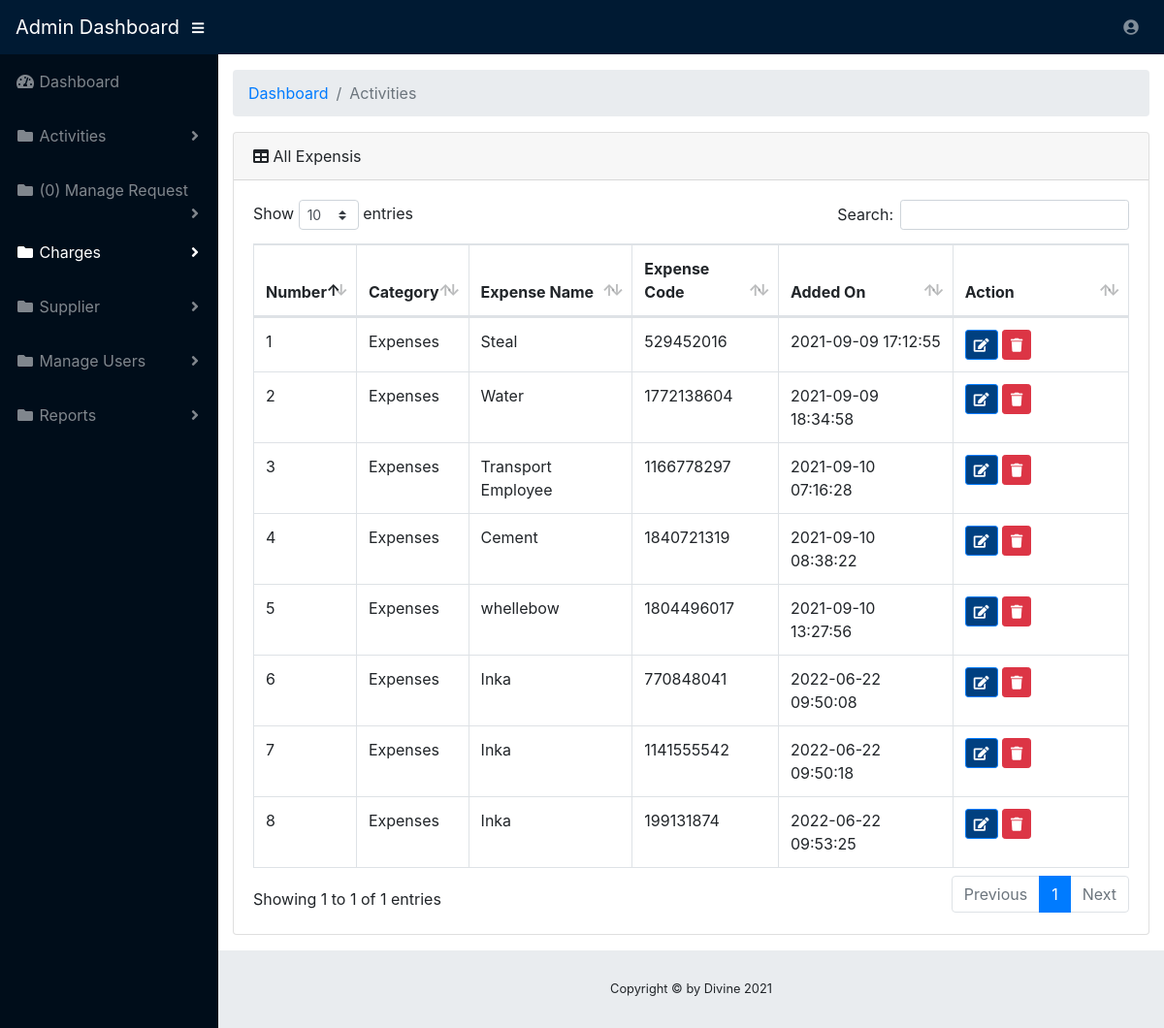
/bossdashboard/viewExpensis.php (signed in), run on the app's committed database.
### tables this page shows
CREATE TABLE `common_expense` (
  `common_id` int(11) NOT NULL,
  `common_code` varchar(255) NOT NULL,
  `category` varchar(200) NOT NULL,
  `listname` varchar(200) NOT NULL,
  `added_date` timestamp NOT NULL DEFAULT current_timestamp() ON UPDATE current_timestamp()
);

### bossdashboard/viewExpensis.php (the view, shortened to what this page needs)
<?php
if($_SESSION['email']!=""){
?>
<!DOCTYPE html>
<html lang="en">
<head>
  <link href="../vendor/fontawesome-free/css/all.min.css" rel="stylesheet" type="text/css">
  <link href="../vendor/datatables/dataTables.bootstrap4.css" rel="stylesheet">
  <link href="../css/sb-admin.css" rel="stylesheet">
</head>
<body id="page-top">
  <nav class="navbar navbar-expand navbar-dark bg-dark static-top">
    <a class="navbar-brand mr-1" href="home.php">Admin Dashboard</a>
    <button class="btn btn-link btn-sm text-white order-1 order-sm-0" id="sidebarToggle" href="#">
      <i class="fas fa-bars"></i>
    </button>
    <ul class="navbar-nav ml-auto ml-md-0">
      <li class="nav-item dropdown no-arrow">
        <a class="nav-link dropdown-toggle" href="#" id="userDropdown" role="button" data-toggle="dropdown" aria-haspopup="true" aria-expanded="false">
          <i class="fas fa-user-circle fa-fw"></i>
        </a>
      </li>
    </ul>
  </nav>
  <div id="wrapper">
    <ul class="sidebar navbar-nav">
      <li class="nav-item">
        <a class="nav-link" href="home.php">
          <i class="fas fa-fw fa-tachometer-alt"></i>
          <span>Dashboard</span>
        </a>
       <li class="nav-item dropdown ">
        <a class="nav-link dropdown-toggle" href="#" id="pagesDropdown" role="button" data-toggle="dropdown" aria-haspopup="true" aria-expanded="false">
          <i class="fas fa-fw fa-folder"></i>
          <span>Activities</span>
        </a>
      </li>
         <li class="nav-item dropdown">
        <a class="nav-link dropdown-toggle" href="#" id="pagesDropdown" role="button" data-toggle="dropdown" aria-haspopup="true" aria-expanded="false">
          <i class="fas fa-fw fa-folder"></i>
             <?php
         $con=mysqli_connect("localhost", "root", "", "expense");
        $count_query = "SELECT * FROM expense WHERE donestatus  ='Accountent Accepted'  ";
        $query = mysqli_query($con, $count_query);
        $count = mysqli_num_rows($query);
                                           ?>
          <span>(<?php echo $count; ?>) Manage Request</span>
        </a>
      </li>
 <li class="nav-item dropdown active">
        <a class="nav-link dropdown-toggle" href="#" id="pagesDropdown" role="button" data-toggle="dropdown" aria-haspopup="true" aria-expanded="false">
          <i class="fas fa-fw fa-folder"></i>
          <span>Charges</span>
        </a>
      </li>
     <li class="nav-item dropdown">
        <a class="nav-link dropdown-toggle" href="#" id="pagesDropdown" role="button" data-toggle="dropdown" aria-haspopup="true" aria-expanded="false">
          <i class="fas fa-fw fa-folder"></i>
          <span>Supplier</span>
        </a>
      </li>
        <li class="nav-item dropdown">
        <a class="nav-link dropdown-toggle" href="#" id="pagesDropdown" role="button" data-toggle="dropdown" aria-haspopup="true" aria-expanded="false">
          <i class="fas fa-fw fa-folder"></i>
          <span>Manage Users</span>
        </a>
      </li>
            <li class="nav-item dropdown">
        <a class="nav-link dropdown-toggle" href="#" id="pagesDropdown" role="button" data-toggle="dropdown" aria-haspopup="true" aria-expanded="false">
          <i class="fas fa-fw fa-folder"></i>
          <span>Reports</span>
        </a>
      </li>
    </ul>
    <div id="content-wrapper">
      <div class="container-fluid">
        <ol class="breadcrumb">
          <li class="breadcrumb-item">
            <a href="#">Dashboard</a>
          </li>
          <li class="breadcrumb-item active">Activities</li>
        </ol>
        <div class="card mb-3">
          <div class="card-header">
            <i class="fas fa-table"></i>
            All Expensis
          </div>
          <div class="card-body">
            <div class="table-responsive">
              <table class="table table-bordered" id="dataTable" width="100%" cellspacing="0">
                <thead>
                  <tr>
                    <th>Number</th>
                    <th>Category</th>
                    <th>Expense Name</th>
                  <th>Expense Code</th>
                  <th>Added On</th>
                 <th width="20%" >Action</th>
                  </tr>
                </thead>
               <?php
                         $conn=mysqli_connect("localhost","root","", "expense") or die(mysql_error());
                           $no=0;
                         $query = $conn->query("SELECT * FROM `common_expense`") or die(mysqli_error());
                         while($fetch = $query->fetch_array()){
                            $no++;
                         ?>
                <tbody>
                  <tr>
                    <td><?php echo $no ;?></td>
                      <td><?php echo $fetch['category']?></td>
                      <td><?php echo $fetch['listname']?></td>
                     <td><?php echo $fetch['common_code']?></td>
                      <td><?php echo $fetch['added_date']?></td>
                    <td>
                     <a title="Edit" href="editExpensis.php?id=<?php echo $fetch['common_id']?>"  class="btn btn-primary btn-sm  ">  <span class="fa fa-edit fw-fa"></span></a>
                     <a title="Edit" href="delete_expenses.php?id=<?php echo $fetch['common_id']?>"  class="btn btn-danger btn-sm  ">  <span class="fa fa-trash fw-fa"></span></a>
                    </td>
                  </tr>
          <?php
                    }
                    ?>
         </tbody>
              </table>
            </div>
          </div>
        </div>
      </div>
      <footer class="sticky-footer">
        <div class="container my-auto">
          <div class="copyright text-center my-auto">
             <span>Copyright © by Divine 2021</span>
          </div>
        </div>
      </footer>
    </div>
  </div>
</body>
</html>
<?php
}else{
header("location:../index.php");
}
?>

### data on the page
common_expense: category "Expenses", listname "Steal", common_code "529452016", added_date "2021-09-09 17:12:55"
common_expense: category "Expenses", listname "Water", common_code "1772138604", added_date "2021-09-09 18:34:58"
common_expense: category "Expenses", listname "Transport Employee", common_code "1166778297", added_date "2021-09-10 07:16:28"
common_expense: category "Expenses", listname "Cement", common_code "1840721319", added_date "2021-09-10 08:38:22"
common_expense: category "Expenses", listname "whellebow", common_code "1804496017", added_date "2021-09-10 13:27:56"
common_expense: category "Expenses", listname "Inka", common_code "770848041", added_date "2022-06-22 09:50:08"
common_expense: category "Expenses", listname "Inka", common_code "1141555542", added_date "2022-06-22 09:50:18"
common_expense: category "Expenses", listname "Inka", common_code "199131874", added_date "2022-06-22 09:53:25"

### other printed values
$count "0"
